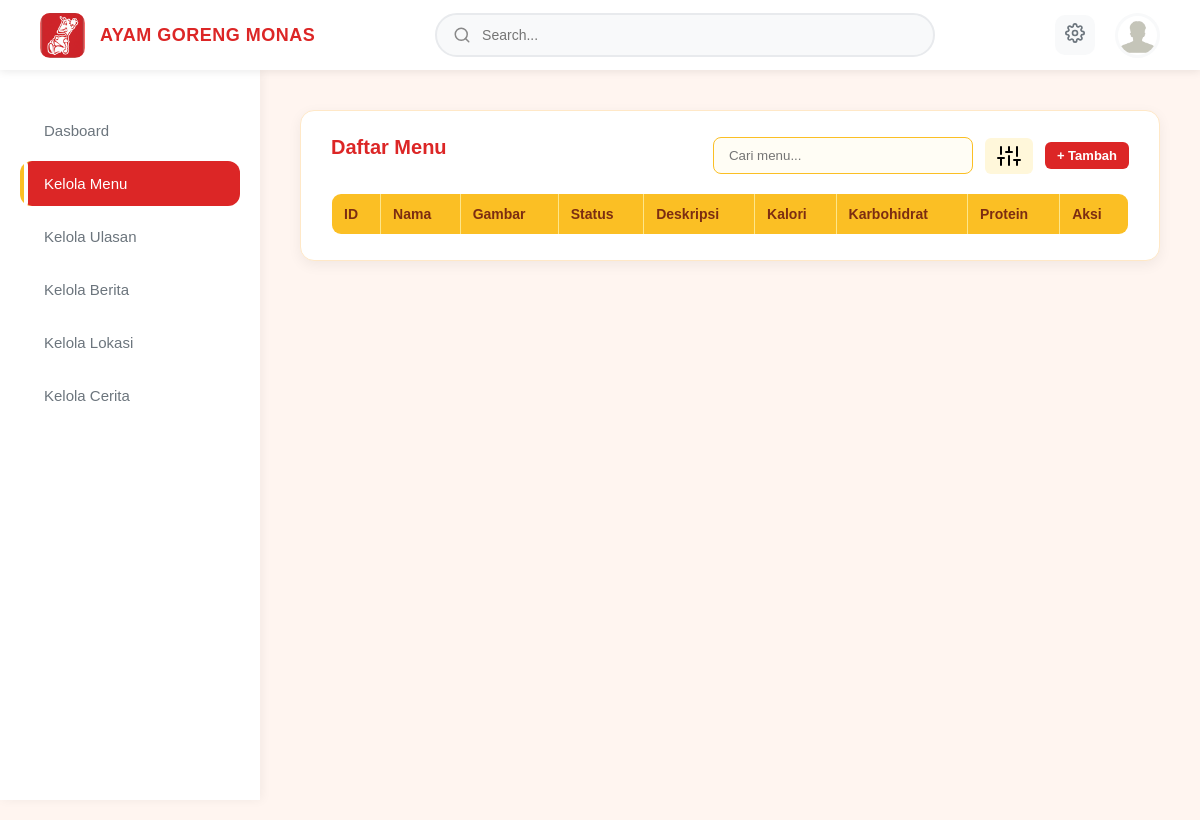
The app's page /Admin/menu/manage_menu.php, older data.
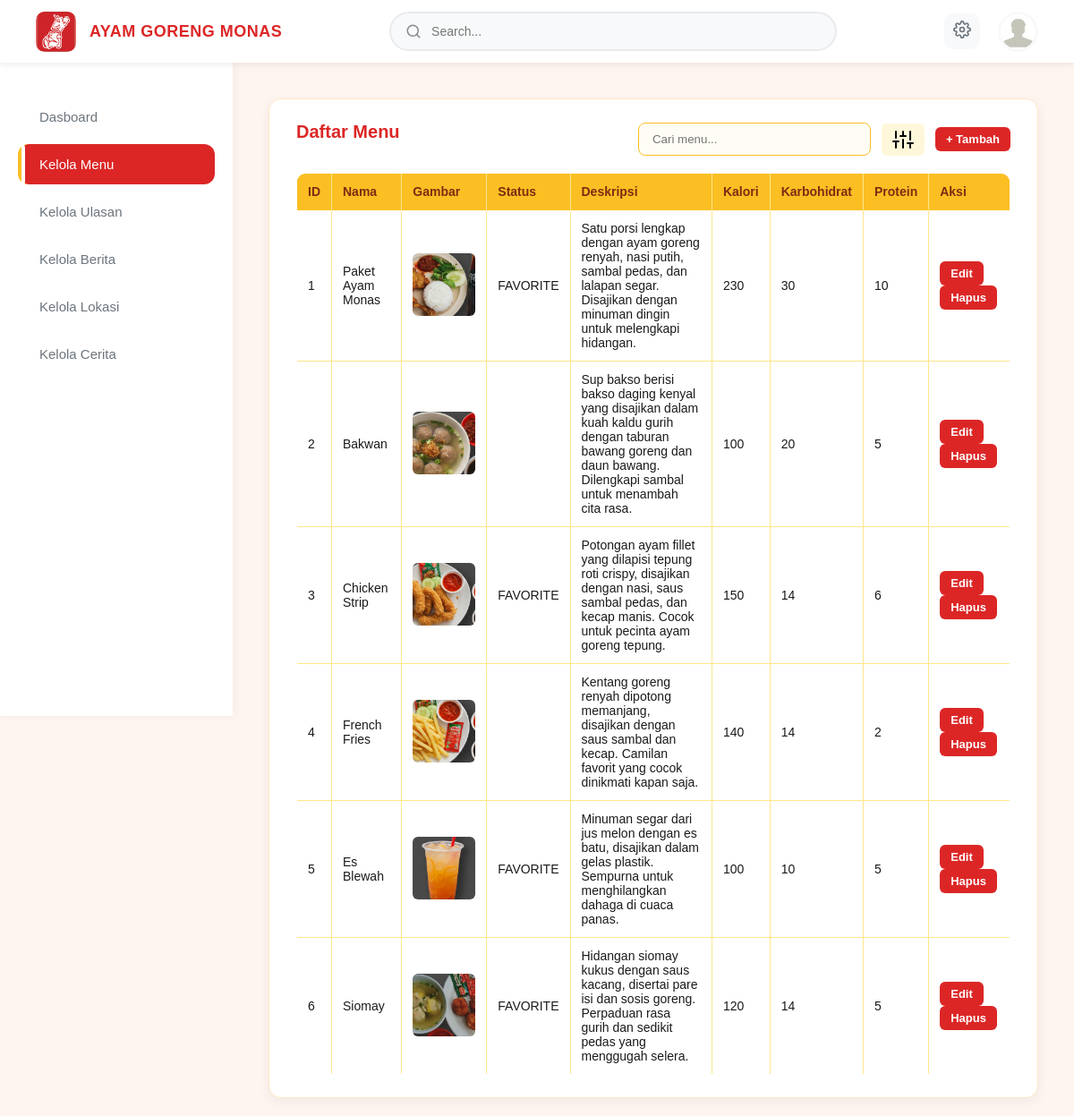
The same page, newer data.
### tables this page shows
CREATE TABLE `menu` (
  `id` int NOT NULL,
  `nama` varchar(50) NOT NULL,
  `gambar` varchar(100) NOT NULL,
  `status` varchar(20) DEFAULT NULL,
  `deskripsi` text,
  `karbohidrat` int DEFAULT NULL,
  `kalori` int DEFAULT NULL,
  `protein` int DEFAULT NULL
);

### Admin/menu/manage_menu.php (the view, shortened to what this page needs)
<?php
$conn = mysqli_connect("localhost", "root", "", "ayamgoreng_monas");
?>
<!DOCTYPE html>
<html lang="en">
  <head>
    <link rel="stylesheet" href="../style_admin/manage_menu.css" />
  </head>
  <body>
    <?php
    include "../layout/header_admin.php";
    include "../layout/sidebar_admin.php";
    ?>
    <section class="main-content">
      <div class="table-section">
        <div class="table-header">
          <h2>Daftar Menu</h2>
          <div class="table-tools">
            <input type="text" placeholder="Cari menu..." class="search-menu">
            <button class="filter-btn">
              <i data-feather="sliders"></i>
            </button>
            <a href="tambah_menu.php">
              <button class="add-btn">+ Tambah</button>
            </a>
          </div>
        </div>
        <table border="1" cellpadding="8">
          <tr>
            <th>ID</th>
            <th>Nama</th>
            <th>Gambar</th>
            <th>Status</th>
            <th>Deskripsi</th>
            <th>Kalori</th>
            <th>Karbohidrat</th>
            <th>Protein</th>
            <th>Aksi</th>
          </tr>
          <?php
          $result = mysqli_query($conn, "SELECT * FROM menu");
          while ($row = mysqli_fetch_assoc($result)) {
            $namaMenu = htmlspecialchars($row['nama'], ENT_QUOTES);
            echo "<tr>";
            echo "<td>{$row['id']}</td>";
            echo "<td>{$row['nama']}</td>";
            echo "<td><img class='menu-img' src='../../Source/Daftar menu/{$row['gambar']}'></td>";
            echo "<td>{$row['status']}</td>";
            echo "<td>{$row['deskripsi']}</td>";
            echo "<td>{$row['kalori']}</td>";
            echo "<td>{$row['karbohidrat']}</td>";
            echo "<td>{$row['protein']}</td>";
            echo "<td>
                    <a href='edit_menu.php?id={$row['id']}'><button>Edit</button></a>
                    <button onclick=\"showDeleteConfirmation({$row['id']}, '{$namaMenu}', 'menu')\">Hapus</button>
                  </td>";
            echo "</tr>";
          }
          ?>
        </table>
      </div>
    </section>
  </body>
</html>

### Admin/layout/header_admin.php (shortened to what this page needs)
<section class="navbar">
  <div class="header-left">
    <div class="restaurant-logo">
      <img src="../../Source/Logo.png" alt="restaurant-logo" />
    </div>
    <div class="restaurant-name">AYAM GORENG MONAS</div>
  </div>
  <div class="search-bar">
    <input type="text" placeholder="Search..." />
  </div>
  <div class="header-right">
    <div class="setting-button">
      <a href="../konten_Web/manage_konten.php">
        <i data-feather="settings" class="setting-btn"></i>
      </a>
    </div>
    <div class="profile" id="profileBtn">
      <img src="../../Source/admin.png" alt="admin-profile" />
    </div>
  </div>
</section>

### Admin/layout/sidebar_admin.php
<?php
$current_page = basename($_SERVER['PHP_SELF']);
?>
<section class="sidebar">
  <ul class="sidebar-menu">
    <li class="dashboard <?php if ($current_page == 'dashboard_admin.php') {echo 'active';} ?>">
      <a href="../dashboard/dashboard_admin.php">Dasboard</a>
    </li>
    <li class="manage-menu <?php if ($current_page == 'manage_menu.php') {echo 'active';} ?>">
      <a href="../menu/manage_menu.php">Kelola Menu</a>
    </li>
    <li class="manage-review <?php if ($current_page == 'manage_reviews.php') {echo 'active';} ?>">
      <a href="../ulasan/manage_reviews.php">Kelola Ulasan</a>
    </li>
    <li class="manage berita <?php if ($current_page == 'manage_berita.php') {echo 'active';} ?>">
      <a href="../berita/manage_berita.php">Kelola Berita</a>
    </li>
    <li class="manage lokasi <?php if ($current_page == 'manage_lokasi.php') {echo 'active';} ?>">
      <a href="../lokasi/manage_lokasi.php">Kelola Lokasi</a>
    </li>
    <li class="manage story <?php if ($current_page == 'manage_story.php') {echo 'active';} ?>">
      <a href="../story/manage_story.php">Kelola Cerita</a>
    </li>
  </ul>
</section>

Row changes from the older to the newer data that the page shows:
added menu: id "1", nama "Paket Ayam Monas", gambar (picture), status "FAVORITE", deskripsi "Satu porsi lengkap dengan ayam goreng renyah, nasi putih, sambal pedas, dan lalapan segar. Disajikan dengan minuman dingin untuk melengkapi hidangan.", kalori "230", karbohidrat "30", protein "10"
added menu: id "2", nama "Bakwan", gambar (picture), deskripsi "Sup bakso berisi bakso daging kenyal yang disajikan dalam kuah kaldu gurih dengan taburan bawang goreng dan daun bawang. Dilengkapi sambal untuk menambah cita rasa.", kalori "100", karbohidrat "20", protein "5"
added menu: id "3", nama "Chicken Strip", gambar (picture), status "FAVORITE", deskripsi "Potongan ayam fillet yang dilapisi tepung roti crispy, disajikan dengan nasi, saus sambal pedas, dan kecap manis. Cocok untuk pecinta ayam goreng tepung.", kalori "150", karbohidrat "14", protein "6"
added menu: id "4", nama "French Fries", gambar (picture), deskripsi "Kentang goreng renyah dipotong memanjang, disajikan dengan saus sambal dan kecap. Camilan favorit yang cocok dinikmati kapan saja.", kalori "140", karbohidrat "14", protein "2"
added menu: id "5", nama "Es Blewah", gambar (picture), status "FAVORITE", deskripsi "Minuman segar dari jus melon dengan es batu, disajikan dalam gelas plastik. Sempurna untuk menghilangkan dahaga di cuaca panas.", kalori "100", karbohidrat "10", protein "5"
added menu: id "6", nama "Siomay", gambar (picture), status "FAVORITE", deskripsi "Hidangan siomay kukus dengan saus kacang, disertai pare isi dan sosis goreng. Perpaduan rasa gurih dan sedikit pedas yang menggugah selera.", kalori "120", karbohidrat "14", protein "5"
